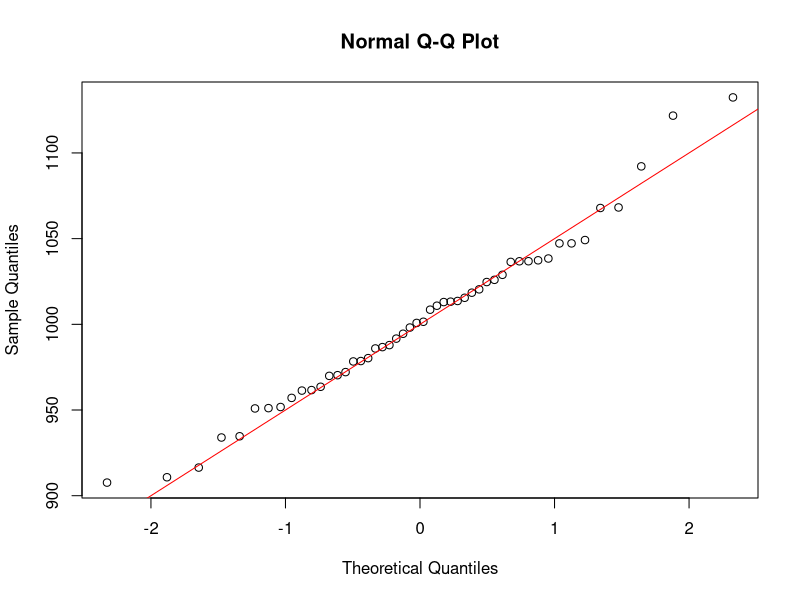
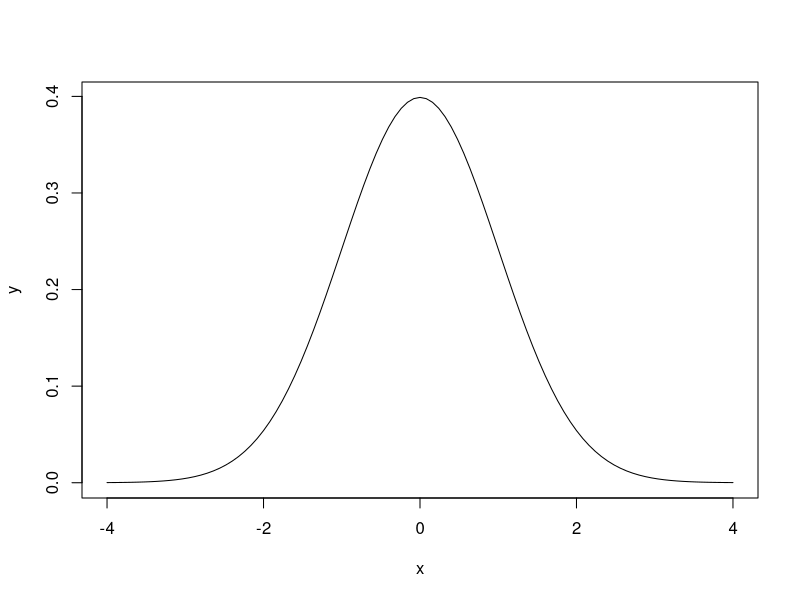

These figures' R source, in order:
m <- 1000
s <- 50
n <- 50
p <- 0.5
x <- 0.5
df <- 10
#linkerstaartkans, P(X < x)
pnorm(x, m, s)

#hoogte van ge Gausscurve op x
dnorm(x, m, s)

#onder welke grens zal p% van de waarnemingen liggen?
qnorm(p, m, s)

#genereer n getallen die normaal zijn verdeeld
rnorm(n, m, s)


#QQ plot 


#for normal
observations <- rnorm(n, m, s)

qqnorm(observations)

#plotting the line of the expected position of the observations
x <- seq(-3, +3, length = n)
lines(x, m+s*x, col = 'red')

# voor kleine steekproeven (< 30): df staat voor het aantal vrijheidsgraden
pt(x, df) #linkerstaart kans
dt(x, df) #hoogte van de curve op punt x
#qt(x, df) #onder welke grens zal p% van de waarnemingen liggen, geeft errors 
rt(n, df) #genereer n random getallen volgens deze verdeling

#algemene prefixen : 
#d = de hoogte van de respectievelijke kansdichtheidsfunctie
#p = cumulatieve kansdichtheidsfunctie
#q = geeft de omgekeerde cumulatieve dichtheidsfunctie
#r = willekeurige waarde

gausplot <- function(m = 0, s = 1) {
    x <- seq(m-4*s, m + 4*s, length.out = 101)
    y <- dnorm(x, mean = m, sd = s)
    plot(x, y, type = 'l')
}

gausplot()